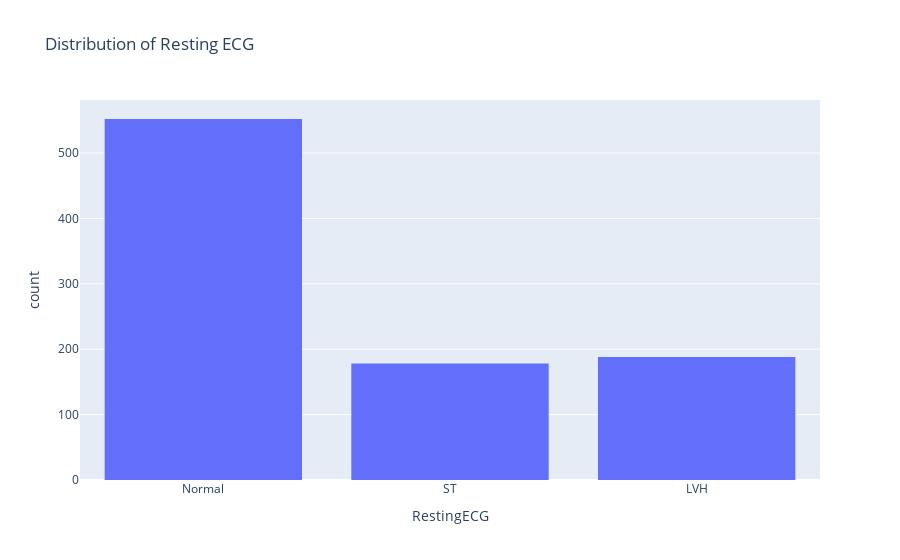

The code cell stored with this chart in its notebook:
### Code cell
fig=px.histogram(df,
                 x="RestingECG",
                 hover_data=df.columns,
                 title="Distribution of Resting ECG")
fig.show()

### Figure 1 — Plotly figure (JSON) as saved in the notebook; plotly's stock layout.template omitted (floating-point values rounded to 4 significant figures; data arrays with more than 128 entries replaced by an {"elided": "..."} marker saying what was removed)
{"data": [{"bingroup": "x", "hovertemplate": "RestingECG=%{x}<br>count=%{y}<extra></extra>", "legendgroup": "", "marker": {"color": "#636efa", "pattern": {"shape": ""}}, "name": "", "orientation": "v", "showlegend": false, "type": "histogram", "x": {"elided": "918 str values"}, "xaxis": "x", "yaxis": "y"}], "layout": {"barmode": "relative", "legend": {"tracegroupgap": 0}, "title": {"text": "Distribution of Resting ECG"}, "xaxis": {"anchor": "y", "domain": [0, 1], "title": {"text": "RestingECG"}}, "yaxis": {"anchor": "x", "domain": [0, 1], "title": {"text": "count"}}}}
